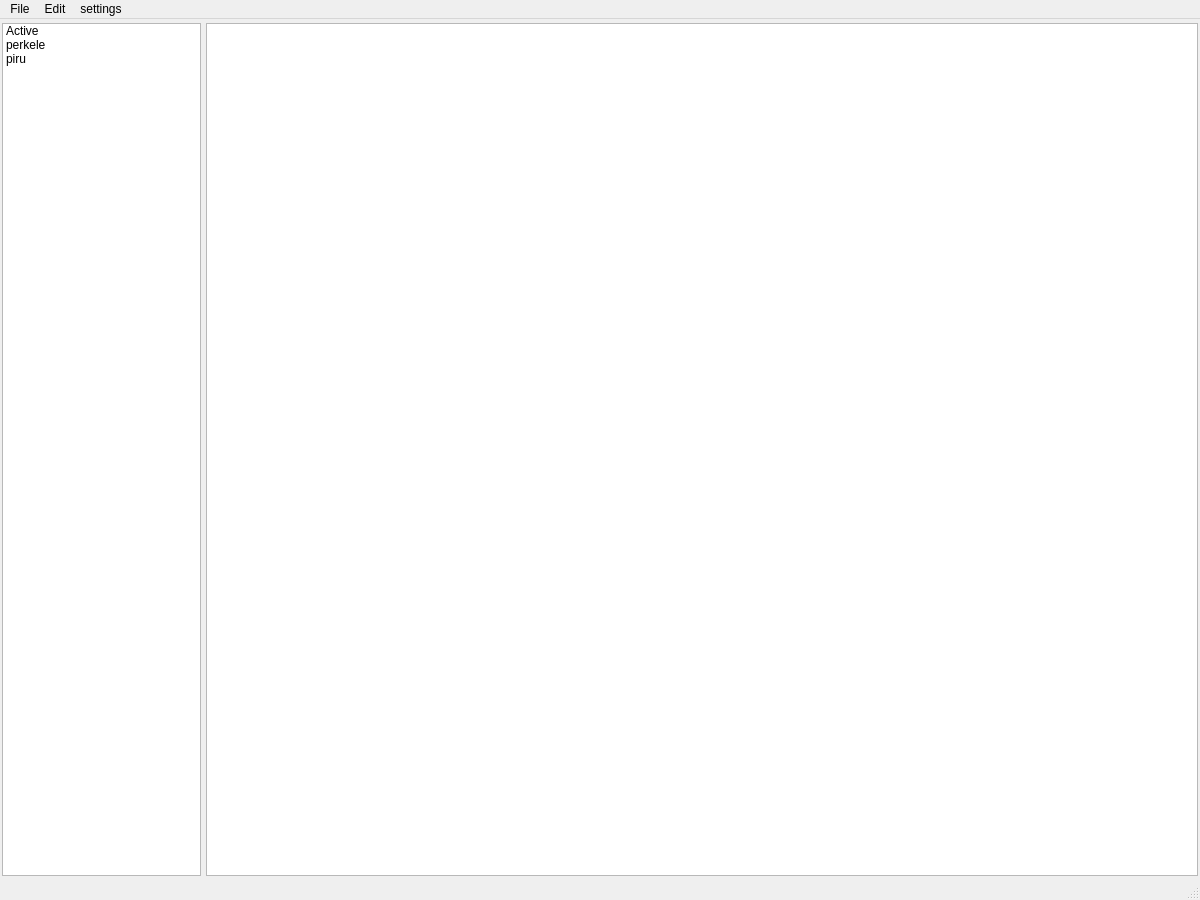
<?xml version="1.0" encoding="UTF-8"?>
<ui version="4.0">
 <class>teksturi</class>
 <widget class="QMainWindow" name="teksturi">
  <property name="geometry">
   <rect>
    <x>0</x>
    <y>0</y>
    <width>1200</width>
    <height>900</height>
   </rect>
  </property>
  <property name="sizePolicy">
   <sizepolicy hsizetype="Preferred" vsizetype="Preferred">
    <horstretch>0</horstretch>
    <verstretch>0</verstretch>
   </sizepolicy>
  </property>
  <property name="windowTitle">
   <string>teksturi</string>
  </property>
  <property name="tabShape">
   <enum>QTabWidget::Triangular</enum>
  </property>
  <widget class="QWidget" name="centralwidget">
   <layout class="QHBoxLayout" name="horizontalLayout">
    <property name="spacing">
     <number>5</number>
    </property>
    <property name="leftMargin">
     <number>2</number>
    </property>
    <property name="topMargin">
     <number>4</number>
    </property>
    <property name="rightMargin">
     <number>2</number>
    </property>
    <property name="bottomMargin">
     <number>2</number>
    </property>
    <item>
     <widget class="QListWidget" name="tiedostoLista">
      <property name="sizePolicy">
       <sizepolicy hsizetype="Preferred" vsizetype="Preferred">
        <horstretch>3</horstretch>
        <verstretch>3</verstretch>
       </sizepolicy>
      </property>
      <property name="maximumSize">
       <size>
        <width>200</width>
        <height>16777215</height>
       </size>
      </property>
      <property name="wordWrap">
       <bool>true</bool>
      </property>
      <item>
       <property name="text">
        <string>Active</string>
       </property>
      </item>
      <item>
       <property name="text">
        <string>perkele</string>
       </property>
      </item>
      <item>
       <property name="text">
        <string>piru</string>
       </property>
      </item>
     </widget>
    </item>
    <item>
     <widget class="QTextEdit" name="teksti">
      <property name="sizePolicy">
       <sizepolicy hsizetype="Expanding" vsizetype="Expanding">
        <horstretch>15</horstretch>
        <verstretch>15</verstretch>
       </sizepolicy>
      </property>
      <property name="minimumSize">
       <size>
        <width>351</width>
        <height>361</height>
       </size>
      </property>
     </widget>
    </item>
   </layout>
  </widget>
  <widget class="QMenuBar" name="menubar">
   <property name="geometry">
    <rect>
     <x>0</x>
     <y>0</y>
     <width>1200</width>
     <height>21</height>
    </rect>
   </property>
   <widget class="QMenu" name="menuFile">
    <property name="title">
     <string>File</string>
    </property>
    <addaction name="actionQuit"/>
    <addaction name="actionSave"/>
    <addaction name="actionLoad"/>
    <addaction name="actionNew_File"/>
    <addaction name="actionClose_file"/>
   </widget>
   <widget class="QMenu" name="menuEdit">
    <property name="title">
     <string>Edit</string>
    </property>
    <addaction name="actionundo"/>
    <addaction name="actionredo"/>
   </widget>
   <widget class="QMenu" name="menusettings">
    <property name="title">
     <string>settings</string>
    </property>
    <addaction name="actionfont_size"/>
    <addaction name="actionchange_font"/>
    <addaction name="actionColour_Scheme"/>
   </widget>
   <addaction name="menuFile"/>
   <addaction name="menuEdit"/>
   <addaction name="menusettings"/>
  </widget>
  <widget class="QStatusBar" name="statusbar"/>
  <action name="actionQuit">
   <property name="text">
    <string>Quit</string>
   </property>
  </action>
  <action name="actionSave">
   <property name="text">
    <string>Save...</string>
   </property>
  </action>
  <action name="actionLoad">
   <property name="text">
    <string>Load...</string>
   </property>
  </action>
  <action name="actionNew_File">
   <property name="text">
    <string>New File...</string>
   </property>
  </action>
  <action name="actionundo">
   <property name="text">
    <string>undo</string>
   </property>
  </action>
  <action name="actionredo">
   <property name="text">
    <string>redo</string>
   </property>
  </action>
  <action name="actionfont_size">
   <property name="text">
    <string>font size</string>
   </property>
  </action>
  <action name="actionchange_font">
   <property name="text">
    <string>font</string>
   </property>
  </action>
  <action name="actionColour_Scheme">
   <property name="text">
    <string>Color Scheme</string>
   </property>
  </action>
  <action name="actionClose_file">
   <property name="text">
    <string>Close file</string>
   </property>
  </action>
 </widget>
 <resources/>
 <connections/>
</ui>
